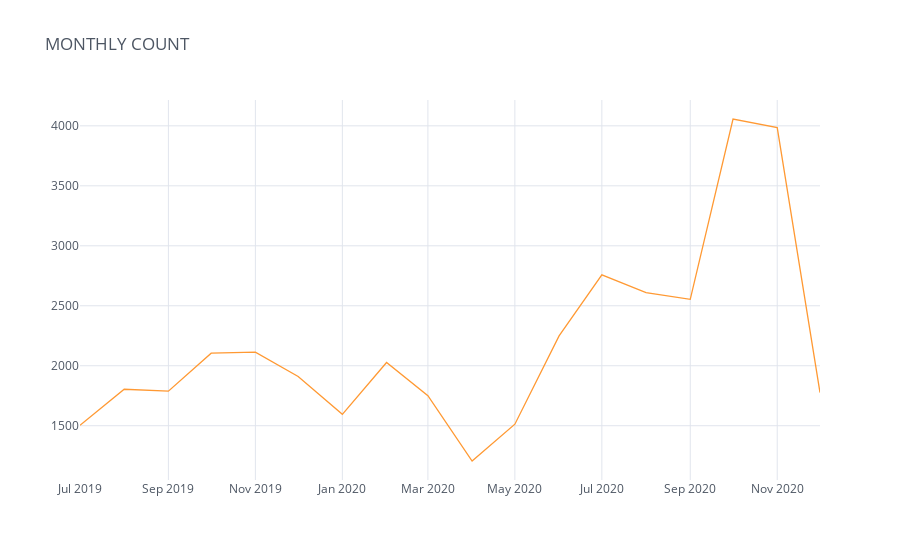

The cell this chart's notebook holds for it:
### Code cell
all_tweets_time['Date']=pd.to_datetime(all_tweets_time['Date'],infer_datetime_format=True)

monthly_count = pd.concat([all_tweets_time.groupby(all_tweets_time.Date.dt.to_period("M")).count()["ID"]],axis=1)
monthly_count.columns = ['Tweet Count']
monthly_count.iplot(title='MONTHLY COUNT',theme='white')

### Figure 1 — Plotly figure (JSON) as saved in the notebook; plotly's stock layout.template omitted (floating-point values rounded to 4 significant figures)
{"data": [{"line": {"color": "rgba(255, 153, 51, 1.0)", "dash": "solid", "shape": "linear", "width": 1.3}, "mode": "lines", "name": "Tweet Count", "text": "", "type": "scatter", "x": ["2019-07", "2019-08", "2019-09", "2019-10", "2019-11", "2019-12", "2020-01", "2020-02", "2020-03", "2020-04", "2020-05", "2020-06", "2020-07", "2020-08", "2020-09", "2020-10", "2020-11", "2020-12"], "y": [1503, 1804, 1788, 2105, 2113, 1911, 1595, 2027, 1751, 1206, 1513, 2249, 2758, 2610, 2554, 4057, 3985, 1776]}], "layout": {"legend": {"bgcolor": "#FFFFFF", "font": {"color": "#4D5663"}}, "paper_bgcolor": "#FFFFFF", "plot_bgcolor": "#FFFFFF", "title": {"font": {"color": "#4D5663"}, "text": "MONTHLY COUNT"}, "xaxis": {"gridcolor": "#E1E5ED", "showgrid": true, "tickfont": {"color": "#4D5663"}, "title": {"font": {"color": "#4D5663"}, "text": ""}, "zerolinecolor": "#E1E5ED"}, "yaxis": {"gridcolor": "#E1E5ED", "showgrid": true, "tickfont": {"color": "#4D5663"}, "title": {"font": {"color": "#4D5663"}, "text": ""}, "zerolinecolor": "#E1E5ED"}}}
